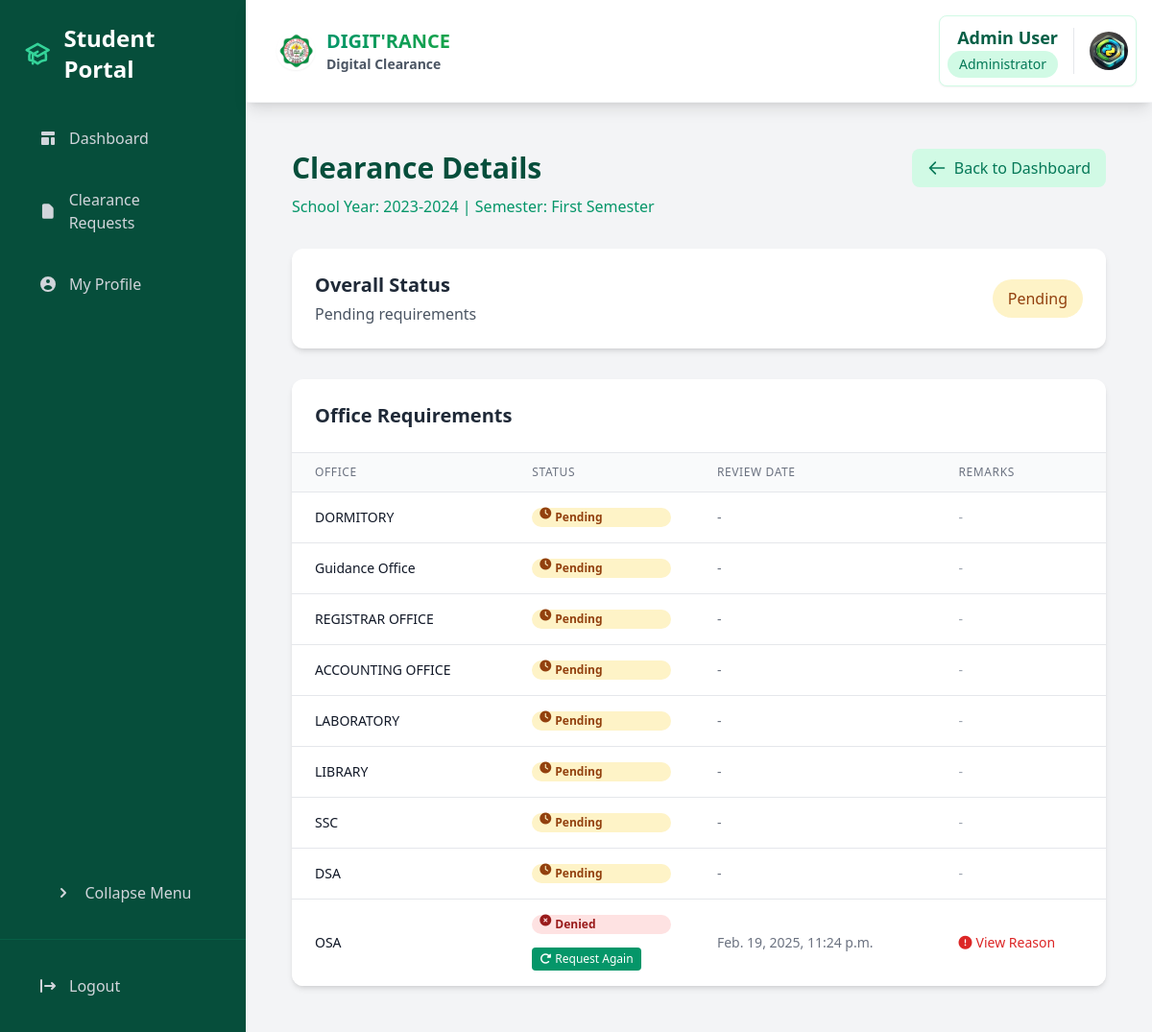
Screenshot of /student/clearance/4/ (signed in) with the database file from the repository.
### core/models.py (models this page shows, shortened)
class Clearance(models.Model):
    SEMESTER_CHOICES = SEMESTER_CHOICES  # Reference the module-level choices
    student = models.ForeignKey(Student, on_delete=models.CASCADE, related_name='clearances')
    school_year = models.CharField(max_length=9)  # Format: 2023-2024
    semester = models.CharField(max_length=3, choices=SEMESTER_CHOICES)
    is_cleared = models.BooleanField(default=False)
    cleared_date = models.DateTimeField(null=True, blank=True)
    program_chair_approved = models.BooleanField(default=False)
    created_at = models.DateTimeField(auto_now_add=True)
    class Meta:
        unique_together = ['student', 'school_year', 'semester']
        ordering = ['-school_year', '-semester']

class ClearanceRequest(models.Model):
    student = models.ForeignKey(Student, on_delete=models.CASCADE, related_name='clearance_requests')
    office = models.ForeignKey(Office, on_delete=models.CASCADE, related_name='clearance_requests')
    clearance = models.ForeignKey('Clearance', on_delete=models.CASCADE, related_name='requests')  # Fixed line
    school_year = models.CharField(max_length=9)  # Format: 2023-2024
    semester = models.CharField(max_length=3, choices=SEMESTER_CHOICES)
    status_choices = [
        ('pending', 'Pending'),
        ('approved', 'Approved'),
        ('denied', 'Denied'),
    ]
    status = models.CharField(max_length=10, choices=status_choices, default='pending')
    remarks = models.TextField(blank=True, null=True)
    reviewed_by = models.ForeignKey(Staff, on_delete=models.SET_NULL, null=True, blank=True)
    request_date = models.DateTimeField(auto_now_add=True)
    reviewed_date = models.DateTimeField(null=True, blank=True)
    notes = models.TextField(blank=True, null=True, help_text="Reasons for pending or denied clearance.")
    class Meta:
        unique_together = ['student', 'office', 'school_year', 'semester']
        ordering = ['-school_year', '-semester', '-request_date']

class Office(models.Model):
    OFFICE_TYPES = [
        ('SET', 'SET'),
        ('STE', 'STE'),
        ('SOCJE', 'SOCJE'),
        ('SAFES', 'SAFES'),
        ('SSB SET', 'SSB SET'),
        ('SSB STE', 'SSB STE'),
        ('SSB SOCJE', 'SSB SOCJE'),
        ('SSB SAFES', 'SSB SAFES'),
        ('OTHER', 'OTHER'),
    ]
    name = models.CharField(max_length=255, unique=True)
    office_type = models.CharField(max_length=50, choices=OFFICE_TYPES, default='OTHER')
    affiliated_dean = models.ForeignKey(Dean, on_delete=models.SET_NULL, null=True, blank=True, help_text="Associate this office with a specific dean (program)")
    description = models.TextField(blank=True, null=True)
    location = models.CharField(max_length=255, blank=True, null=True)
    contact_number = models.CharField(max_length=50, blank=True, null=True)
    email = models.EmailField(blank=True, null=True)
    created_at = models.DateTimeField(auto_now_add=True)

### core/views.py (the view, shortened to what this page needs)
# urls.py: path('clearance/<int:clearance_id>/', views.view_clearance_details, name='clearance_details'),
@login_required
def view_clearance_details(request, clearance_id):
    clearance = get_object_or_404(Clearance, id=clearance_id)
    if request.user.is_superuser:
        pass
    elif hasattr(request.user, 'programchair'):
        if clearance.student.course.dean != request.user.programchair.dean:
            messages.error(request, "You don't have permission to view this clearance.")
            return redirect('program_chair_dashboard')
    elif hasattr(request.user, 'student'):
        if request.user.student != clearance.student:
            messages.error(request, "You don't have permission to view this clearance.")
            return redirect('student_dashboard')
    else:
        messages.error(request, "You don't have permission to view this clearance.")
        return redirect('home')
    clearance_requests = ClearanceRequest.objects.filter(
        clearance=clearance
    ).select_related('office', 'reviewed_by')
    context = {
        'clearance': clearance,
        'clearance_requests': clearance_requests,
        'user_type': 'admin' if request.user.is_superuser else (
            'program_chair' if hasattr(request.user, 'programchair') else (
            'staff' if hasattr(request.user, 'staff') else 'student'
        ))
    }
    return render(request, 'core/clearance_details.html', context)

### core/models.py (called while the page is built)
    def get_profile_picture_url(self):
        if self.profile_picture and hasattr(self.profile_picture, 'url'):
            return self.profile_picture.url
        return static('img/default-profile.png')

### templates/core/clearance_details.html (shortened to what this page needs)
{% extends 'base.html' %}
{% load static %}
{% block sidebar %}
{% include "components/student_sidenav.html" %}
{% endblock %}
{% block content %}
<div class="container mx-auto p-6">
    <div class="mb-8">
        <div class="flex justify-between items-center">
            <h1 class="text-3xl font-bold text-emerald-900">Clearance Details</h1>
            <a href="{% url 'student_dashboard' %}"
               class="inline-flex items-center px-4 py-2 bg-emerald-100 text-emerald-700 rounded-lg hover:bg-emerald-200 transition-colors duration-200">
                <svg class="w-5 h-5 mr-2" fill="none" stroke="currentColor" viewBox="0 0 24 24">
                    <path stroke-linecap="round" stroke-linejoin="round" stroke-width="2" d="M10 19l-7-7m0 0l7-7m-7 7h18"></path>
                </svg>
                Back to Dashboard
            </a>
        </div>
        <p class="text-emerald-600 mt-2">
            School Year: {{ clearance.school_year }} | Semester: {{ clearance.get_semester_display }}
        </p>
    </div>
    <div class="bg-white rounded-xl shadow-md p-6 mb-8">
        <div class="flex items-center justify-between">
            <div>
                <h2 class="text-xl font-semibold text-gray-800">Overall Status</h2>
                <p class="text-gray-600 mt-1">
                    {% if clearance.is_cleared %}
                        All requirements completed
                    {% else %}
                        Pending requirements
                    {% endif %}
                </p>
            </div>
            <span class="px-4 py-2 rounded-full {% if clearance.is_cleared %}bg-green-100 text-green-800{% else %}bg-amber-100 text-amber-800{% endif %} font-medium">
                {% if clearance.is_cleared %}Cleared{% else %}Pending{% endif %}
            </span>
        </div>
    </div>
    <div class="bg-white rounded-xl shadow-md overflow-hidden">
        <div class="p-6 border-b border-gray-200">
            <h2 class="text-xl font-semibold text-gray-800">Office Requirements</h2>
        </div>
        <div class="overflow-x-auto">
            <table class="min-w-full divide-y divide-gray-200">
                <thead class="bg-gray-50">
                    <tr>
                        <th class="px-6 py-3 text-left text-xs font-medium text-gray-500 uppercase tracking-wider">Office</th>
                        <th class="px-6 py-3 text-left text-xs font-medium text-gray-500 uppercase tracking-wider">Status</th>
                        <th class="px-6 py-3 text-left text-xs font-medium text-gray-500 uppercase tracking-wider">Review Date</th>
                        <th class="px-6 py-3 text-left text-xs font-medium text-gray-500 uppercase tracking-wider">Remarks</th>
                    </tr>
                </thead>
                <tbody class="bg-white divide-y divide-gray-200">
                    {% for request in clearance_requests %}
                    <tr class="hover:bg-gray-50">
                        <td class="px-6 py-4 whitespace-nowrap">
                            <div class="text-sm font-medium text-gray-900">{{ request.office.name }}</div>
                        </td>
                        <td class="px-6 py-4 whitespace-nowrap">
                            <div class="flex flex-col gap-2">
                                <span class="px-2 inline-flex text-xs leading-5 font-semibold rounded-full
                                    {% if request.status == 'approved' %}bg-green-100 text-green-800
                                    {% elif request.status == 'denied' %}bg-red-100 text-red-800
                                    {% else %}bg-amber-100 text-amber-800{% endif %}">
                                    {% if request.status == 'approved' %}
                                        <i class="fas fa-check-circle mr-1"></i> Approved
                                    {% elif request.status == 'denied' %}
                                        <i class="fas fa-times-circle mr-1"></i> Denied
                                    {% else %}
                                        <i class="fas fa-clock mr-1"></i> Pending
                                    {% endif %}
                                </span>
                                {% if request.status == 'denied' %}
                                <form method="POST" action="{% url 'request_again' request.id %}"
                                      class="mt-1"
                                      onsubmit="return confirm('Are you sure you want to request clearance again? This will reset your previous request.');">
                                    <button type="submit"
                                            class="inline-flex items-center px-2 py-1 text-xs font-medium text-white bg-emerald-600 rounded hover:bg-emerald-700 transition-colors duration-150">
                                        <i class="fas fa-redo-alt mr-1"></i> Request Again
                                    </button>
                                </form>
                                {% endif %}
                            </div>
                        </td>
                        <td class="px-6 py-4 whitespace-nowrap text-sm text-gray-500">
                            {{ request.reviewed_date|default:"-" }}
                        </td>
                        <td class="px-6 py-4 text-sm text-gray-500">
                            {% if request.status == 'denied' and request.notes %}
                                <div class="relative" x-data="{ open: false }">
                                    <button @click="open = !open"
                                            class="text-red-600 hover:text-red-800 text-sm font-medium flex items-center">
                                        <i class="fas fa-exclamation-circle mr-1"></i> View Reason
                                    </button>
                                </div>
                            {% else %}
                                <span class="text-gray-400">-</span>
                            {% endif %}
                        </td>
                    </tr>
                    {% endfor %}
                </tbody>
            </table>
        </div>
    </div>
</div>
{% endblock %}

### templates/components/navbar.html (shortened to what this page needs)
{% load static %}
<header class="bg-white shadow-lg p-4 flex justify-between items-center border-b border-gray-100 sticky top-0 z-50">
    <div class="flex items-center">
        <h1 class="text-xl font-bold flex items-center ml-4 text-gray-800">
            <a href="{% url 'home' %}" class="flex items-center group">
                <img src="{% static 'img/permit_logo.png' %}" alt="JHCSC Logo" class="h-10 w-10 mr-3 rounded-full shadow-sm">
                <div class="flex flex-col">
                    <span class="text-gradient bg-clip-text text-transparent bg-gradient-to-r from-emerald-600 to-green-600 group-hover:from-emerald-700 group-hover:to-green-700 transition-all">
                    </span>
                    <span class="text-sm text-gray-600">Digital Clearance</span>
                </div>
            </a>
        </h1>    </div>
    <div class="flex items-center">
        {% if user.is_authenticated %}
            <div class="bg-white rounded-lg shadow-sm border border-emerald-100 hover:shadow-md transition-all duration-200">
                <div class="flex items-center space-x-4 p-2">
                    <div class="flex flex-col items-end">
                        <span class="font-semibold text-lg text-emerald-800">
                            {% if user.programchair %}
                                {{ user.get_full_name }}
                            {% elif user.student %}
                                {{ user.student.full_name }}
                            {% elif user.staff %}
                                {{ user.get_full_name }}
                            {% else %}
                                {{ user.get_full_name }}
                            {% endif %}
                        </span>
                        <span class="text-sm px-3 py-1 bg-emerald-100 text-emerald-700 rounded-full font-medium">
                            {% if user.programchair %}
                                Program Chair
                            {% elif user.student %}
                                Student
                            {% elif user.staff %}
                                {{ user.staff.office.name }} Staff
                            {% elif user.is_superuser %}
                                Administrator
                            {% endif %}
                        </span>
                    </div>
                    <div class="relative group">
                        {% if user.student %}
                            <img src="{{ user.student.get_profile_picture_url }}"
                                 alt="Profile"
                                 class="w-10 h-10 rounded-full object-cover">
                        {% elif user.programchair %}
                            <img src="{{ user.programchair.get_profile_picture_url }}"
                                 alt="Profile"
                                 class="w-10 h-10 rounded-full object-cover">
                        {% elif user.staff %}
                            <img src="{{ user.staff.get_profile_picture_url }}"
                                 alt="Profile"
                                 class="w-10 h-10 rounded-full object-cover">
                        {% elif user.is_superuser %}
                            {% if user.userprofile %}
                                <img src="{{ user.userprofile.get_profile_picture_url }}"
                                     alt="Profile"
                                     class="w-10 h-10 rounded-full object-cover">
                            {% else %}
                                <img src="{% static 'img/default-profile.png' %}"
                                     alt="Profile"
                                     class="w-10 h-10 rounded-full object-cover">
                            {% endif %}
                        {% endif %}
                    </div>
                </div>
            </div>
        {% endif %}
    </div>
</header>

### templates/components/navbar.html (style rules this page uses)
.text-gradient { background-size: 100%; -webkit-background-clip: text; -moz-background-clip: text; -webkit-text-fill-color: transparent; -moz-text-fill-color: transparent; }

### rows the page displays
Clearance: school_year "2023-2024", semester "First Semester"
ClearanceRequest: office.name "DORMITORY", status "pending" (drawn), reviewed_date "-"
ClearanceRequest: office.name "Guidance Office", status "pending" (drawn), reviewed_date "-"
ClearanceRequest: office.name "REGISTRAR OFFICE", status "pending" (drawn), reviewed_date "-"
ClearanceRequest: office.name "ACCOUNTING OFFICE", status "pending" (drawn), reviewed_date "-"
ClearanceRequest: office.name "LABORATORY", status "pending" (drawn), reviewed_date "-"
ClearanceRequest: office.name "LIBRARY", status "pending" (drawn), reviewed_date "-"
ClearanceRequest: office.name "SSC", status "pending" (drawn), reviewed_date "-"
ClearanceRequest: office.name "DSA", status "pending" (drawn), reviewed_date "-"
ClearanceRequest: office.name "OSA", status "denied" (drawn), reviewed_date "Feb. 19, 2025, 11:24 p.m."

### other values shown
{{ user.get_full_name }} "Admin User"
